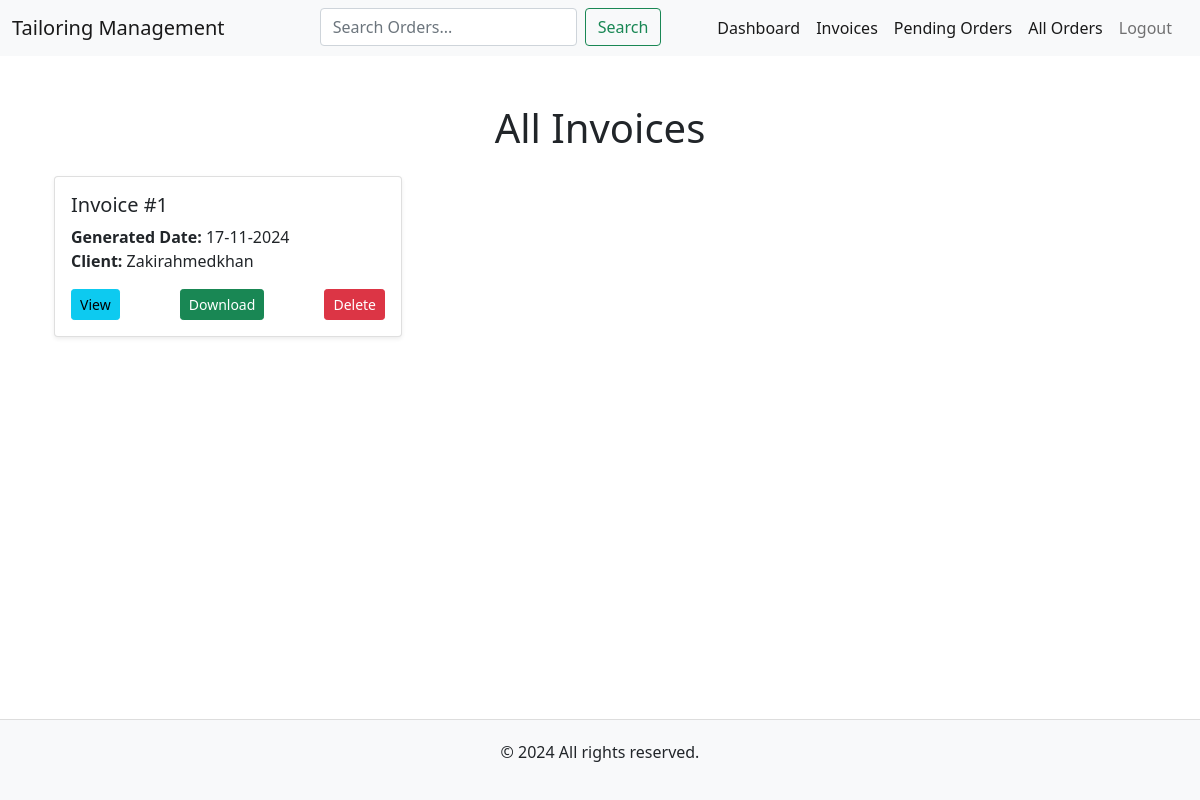
The app's page /invoices (signed in) with its own data.
### model.py (models this page shows, shortened)
class Invoice(db.Model):
    __tablename__ = 'invoices'
    id: Mapped[int] = mapped_column(Integer, primary_key=True)
    order_id: Mapped[int] = mapped_column(Integer, db.ForeignKey('orders.id'), nullable=False)
    generated_at: Mapped[datetime] = mapped_column(DateTime, nullable=False, default=datetime.utcnow)
    invoice_image: Mapped[str] = mapped_column(String(200), nullable=False)
    order: Mapped["Order"] = relationship('Order', backref="invoices", lazy=True)
    admin_id: Mapped[int] = mapped_column(Integer, db.ForeignKey('admins.id'), nullable=False)
    admin: Mapped["Admin"] = relationship("Admin", back_populates="invoices")

class Client(db.Model):
    __tablename__ = 'clients'
    id: Mapped[int] = mapped_column(Integer, primary_key=True)
    name: Mapped[str] = mapped_column(String(100), nullable=False)
    street: Mapped[str] = mapped_column(String(250))
    city: Mapped[str] = mapped_column(String(15))
    phone_number: Mapped[str] = mapped_column(String(20))
    admin_id: Mapped[int] = mapped_column(Integer, db.ForeignKey('admins.id'), nullable=False)
    admin: Mapped["Admin"] = relationship("Admin", back_populates="clients")
    orders: Mapped[list["Order"]] = relationship("Order", back_populates="client", lazy="dynamic")

### main.py (the view)
@app.route('/invoices', methods=['GET'])
@login_required
def invoices():
    invoices = Invoice.query.filter_by(admin_id=current_user.id).order_by(Invoice.generated_at.desc()).all()
    return render_template('invoices_list.html', invoices=invoices)

### main.py (called while the page is built)
@login_manager.user_loader
def load_user(admin_id):
    return db.get_or_404(Admin, admin_id)

### templates/invoices_list.html
{% extends 'base.html' %}
{% block content %}
    <div class="container mt-4">
        <h1 class="mb-4 text-center">All Invoices</h1>
        {% if invoices %}
            <div class="row">
                {% for invoice in invoices %}
                    <div class="col-sm-12 col-md-6 col-lg-4 mb-4">
                        <div class="card shadow-sm">
                            <div class="card-body">
                                <h5 class="card-title">Invoice #{{ invoice.id }}</h5>
                                <p class="card-text">
                                    <strong>Generated Date:</strong> {{ invoice.generated_at.strftime("%d-%m-%Y") }}<br>
                                    <strong>Client:</strong> {{ invoice.order.client.name }}<br>
                                </p>
                                <div class="d-flex justify-content-between">
                                    <a href="{{ url_for('view_invoice', invoice_id=invoice.id) }}" class="btn btn-sm btn-info">View</a>
                                    <a href="{{ url_for('download_invoice', invoice_id=invoice.id) }}" class="btn btn-sm btn-success">Download</a>
                                    <form action="{{ url_for('delete_invoice', invoice_id=invoice.id) }}" method="post" class="d-inline">
                                        <button type="submit" class="btn btn-sm btn-danger">Delete</button>
                                    </form>
                                </div>
                            </div>
                        </div>
                    </div>
                {% endfor %}
            </div>
        {% else %}
            <p class="text-muted text-center">No invoices available.</p>
        {% endif %}
    </div>
{% endblock %}

### static/css/styles.css (style rules this page uses)
html, body { height: 100%; margin: 0; display: flex; flex-direction: column; }

### records on screen
Invoice: id "1", generated_at "17-11-2024", order.client.name "Zakirahmedkhan"
